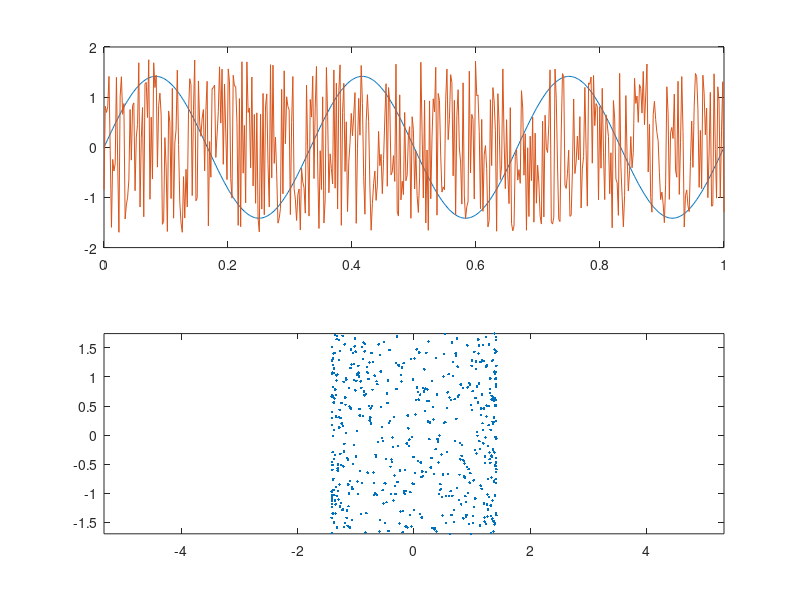
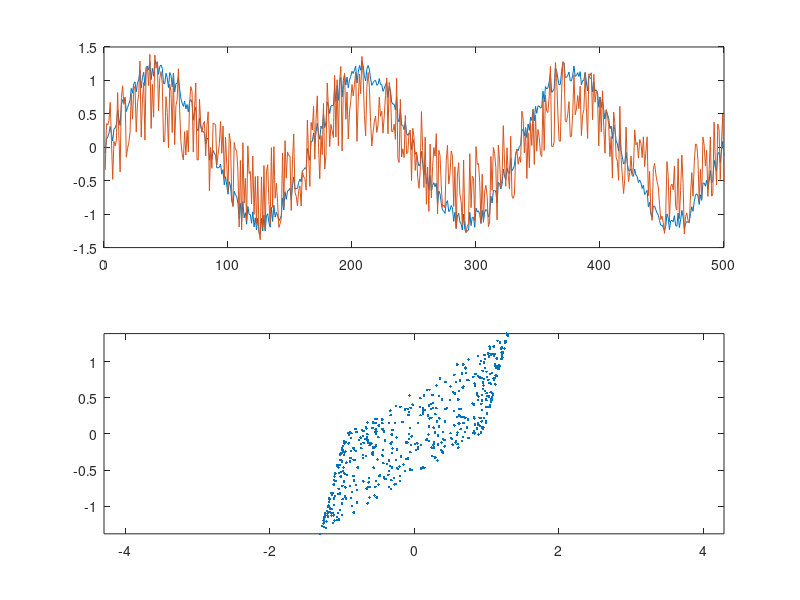
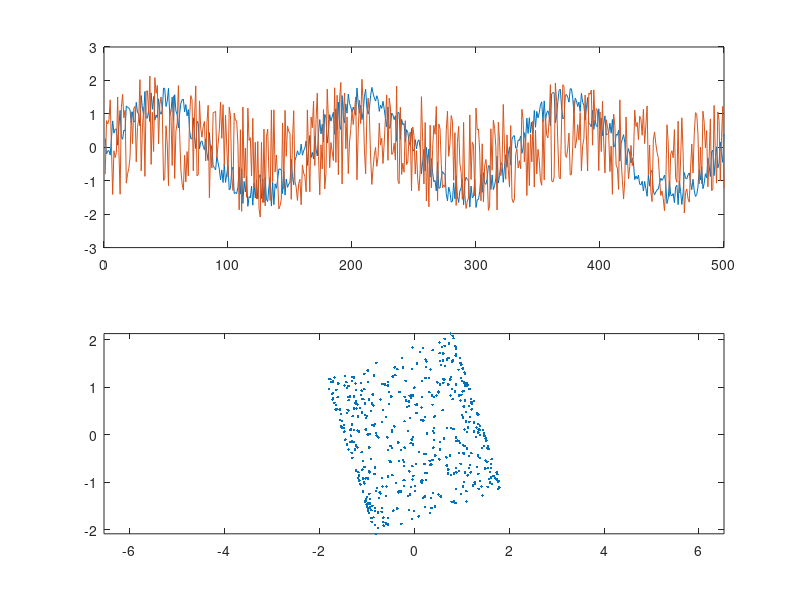
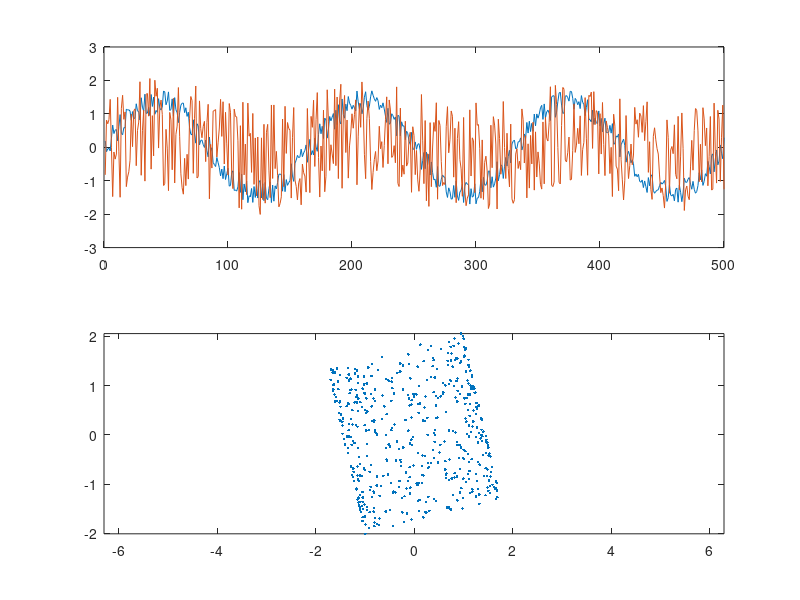

The MATLAB source for these figures, in order: (Note: this script raises an error after producing the figures.)
%https://courses.washington.edu/matlab1/matlab/
%% Kurtosis
%Kurtosis can be used as a measure of non-Gaussianity

%%
%% Lesson 17: Independent Components Analysis
%
% Supose you have two microphones (or two ears) in two places in a room,
% and each is recording the sound produced by two sources in two other
% places in the room.  To a first approximation, the sound entering each
% microphone will be a linear combination of each of the two sound sources,
% weighted differently depending on how far away each microphone is away
% from each source. 'Independent Component Analysis', or ICA is a way to
% unmix these two recordings to estimate the two original separate sound
% sources. ICA generalizes to higher dimensions so that you should be able
% to separate three sources given at least three recordings, and so on.
% This lesson will focus on the 2-D case for simplicity.

%% Assumptions
%
% For ICA to work perfectly, three things have to be true:
%
% 1) Each measured signal is a linear combination of the sources (like
% the sound example above)
%
% 2) The sources need to be uncorrelated 
%
% 3) The histograms for each source cannot be Gaussian (this may seem
% strange, but you'll see why later)
%
% ICA falls apart as these assumptions become less true, but still works
% remarkably well for minor violations.
%
% We'll demonstrate how ICA works by taking two uncorrelated, non-Gaussian
% signals and combining them linearly to make two new measured signals.
% Then we'll go through the steps for ICA to 'undo' the linear combinations
% to get our original two sources back.  We can think of the sources and
% signals in the context of the sound example above.

%%  Two sources
%
% First, we'll set up a time vector and generate the two sources (as column
% vectors):  One will be a sinusoid and the other will be uniformly
% distributed noise.  You can think of one as signal and the other as
% noise:

t = linspace(0,1,500)';  
y1 = sin(6*pi*t);
y2 = rand(size(t));

%%
% It makes things simpler if our measured sources have zero mean and a
% standard deviation of 1:

y1 = (y1-mean(y1))/std(y1);
y2 = (y2-mean(y2))/std(y2);

%%
% Here's a graph of the two sources:

figure(1)
clf
subplot(2,1,1)
plot(t,[y1,y2]);

%%
% We've actually already violated one of the two assumptions - the
% correlation between these two vectors won't be exactly zero (it has an
% expected value of zero, but each example will be off by some random
% amount).  If you squint, you might see this in a scatter plot comparing
% y1 to y2:

subplot(2,1,2)
plot(y1,y2,'.');

axis equal
axis tight

%%
% Here's the 	:

disp(corr(y1,y2));

%%
% This slight correlation means that we won't get our exact sources back.
% But we'll be close.

%% Combining the two sources 
%
% Suppose the first of our two measured time-courses is made up of 80% of
% y1 and 50% of y2 (they don't have to add up to 100%).  And suppose the
% second recording is 10% y1 and 40% y2.  We can use matrix multiplication
% using the 'weight matrix':

A = [.8,.5 ; .1,.4]

%%
% and let:

X = [y1,y2]*A;

%%
% If you remember how matrix multiplication works, then you'll see that
% each column of X is a linear combination of y1 and y2 with the weights
% specified by A.  The two columns of X will be our 'mixed' time-series. We
% can plot these time-series and the corresponding scatter plot in figure
% 2, like we did in figure 1:

figure(2)
clf
subplot(2,1,1)
plot(X)
subplot(2,1,2)
plot(X(:,1),X(:,2),'.')
axis equal
axis tight

%%
% The two measured time-courses each look like sinusoids with noise added,
% which is exactly what they are.  Each microphone is picking up some
% signal and some noise. They're strongly correlated with each other, as
% can be seen in the scatter plot.  Let's look at their correlations:

disp(corr(X(:,1),X(:,2)))

%% Decorrelating or 'whitening' the signals
%
% ICA unmixes the linear combinations by taking advantage of the three
% assumptions above, step by step.  The first assumption, that our
% measurements are linear combinations of the sources, means that it should
% be possible to 'undo' the linear combination with another linear
% combination. Actually since we made up our own data, we can easily undo
% things by multiplying X by the inverse of our mixing matrix A:

Y = X*inv(A);

%% 
%
% Of course, in the real world we don't know how these two sources were
% combined, so we have to find this 'unmixing' matrix ourselves.
%
% The first step is to take advantage of assumption 2, which is that the
% sources are uncorrelated.
%
% We need to find a new 2x2 matrix, W, so that when multiplied by X will
% give us two uncorrelated vectors.  Even more, we want the variance of
% each vector to be equal to one.
%
% An equivalent way to say this is that we want the covariance of X*W to
% be equal to the identity matrix.  This takes a little linear algebra, but
%
% In the example here with matrices, I have a matrix X and a mixing matrix
% W, and I want to find the matrix W so that cov(X*W) = I.  It turns out
% that you can find W by finding the matrix equivalent of 1/sqrt(cov(X)):

W= inv(sqrtm(cov(X)));

%%
% This decorrelating process is sometimes called 'whitening' because it
% produces two uncorrelated signals with unit variance, which is the
% definition of white noise.

Xwhite = X*W;

%%
% Check the covariance for ourselves:

cov(X)
cov(Xwhite)

%%
% cov(Xwhite) is the identity matrix.  This means that the two columns each
% have a variance of 1, and the correlation of the two columns is equal to
% zero, as desired.
%
% The whitening process is a standard trick in linear algebra, but to
% understand it requires some knowledge of the algebra of covariance
% matrices and eigenvectors.
%
% By now you might be confused.  It'll help to look at a picture of our new
% vectors in Xwhite:

figure(3)
clf
subplot(2,1,1)
plot(Xwhite)
subplot(2,1,2)
plot(Xwhite(:,1),Xwhite(:,2),'.')
axis equal
axis tight


%% Rotating the scatterplot 
% 
% Our two new vectors shown in figure 3 are a step closer to unmixing the
% original signals.  They satisfy the assumption of independence.  But
% we're not quite there yet.  Compare the scatterplots in figure 3 to
% figure 1.  It should be that we need to rotate the scatterplot in Figure
% 3.
%
% This is because there are a whole family of matrices that can 'whiten'
% the matrix X. The linear algebra trick above (W = inv(sqrtm(cov(X)))
% gives just one of them.  Matrices that produce any rotation of the
% scatterplot is also a whitening matrix.
%
% To rotate the scatterplot in figure 3 can be done with yet another matrix
% multiplication.  This time by a 2x2 'rotation matrix', R.
%
% It looks like we want to rotate the scatterplot in figure 3 clockwise by
% 5 degrees or so, or 5*pi/180 radians.  This can be done by multiplying
% Xwhite by this matrix:

ang = -5*pi/180;
R = [cos(ang), sin(ang); - sin(ang) cos(ang)];

Xwhiterot = Xwhite*R;

%%
% We can view our newest signals as we've done in the previous figures:

figure(4)
clf
subplot(2,1,1)
plot(Xwhiterot)
subplot(2,1,2)
plot(Xwhiterot(:,1),Xwhiterot(:,2),'.')
axis equal
axis tight

%%
% Our rotation matrix actually rotates things clockwise by 'ang', which why
% we set ang to be -5.  
%
% We're almost there!  The two signals in figure 4 look a lot like the
% original sources in figure 1.  It just looks like we're off by just a
% little bit of rotation.  

%% Rotating to maximize kurtosis
%
% Our value of -5 degrees was just a guess. We now use an objective method
% to find the best angle to rotate the two signals to get our original
% sources back.  This is done by taking into account our third assumption -
% that our original sources do not have Gaussian histograms.
%
% This is the real clever bit.  Remember the Central Limit Theorem?
% Probably not.  It says that the sum (or mean) of two random samples will
% tend to be more normally distributed than the original samples.  Recall
% that a rotation is just a linear combination of the two columns. Since
% our original signals were non-Gaussian, and Xwhite is a linear
% combination of our original signals, it follows that the columns of
% Xwhite should be more normally distributed than than or original signals.
% The trick is to rotate Xwhite so that the columns are as non-normal as
% possible.  This will be the rotation that gives us our best estimate of
% the original signals.
%
% There are a variety of measures of non-normality that are used in ICA
% algorithms.  The simplest is kurtosis, which measures the heaviness of
% the tails in a distribution.  A normal distribution will have a kurtosis
% of 3.  Skinnier distributions will have a kurtosis less than 3, broader
% greater than 3.
%
% I've provided a function 'kurtMat' that calculates the kurtosis of each
% column of a matrix and returns the norm of these values (square root of
% sum of squares).  This gives us the single measure of normality for our
% two signals that we need to minimize. For example, the kurtosis of our
% original two signals is:

kurtMat([y1,y2])

%%
% The kurtosis of our measured signals is

kurtMat(X)

%%
% There's the Central Limit at Theorem at work:  the columns of X are
% linear combinations of y1 and y2 and therefore more normally distributed.
%
% Our whitened, rotated data, Xwhiterot should have a kurtosis similar to
% our original signals y1 and y2:

kurtMat(Xwhiterot)

%%
% Let's find the rotation angle that gives us the kurtosis that's furthest
% from 3.  We'll use our 'fit' program to do a brute-force search.  This
% will require a function that takes in a rotation parameter as a field of
% a structure and our whitened signals, and returns an error value to be
% minimized. Here's the process:

p.ang = -10*pi/180;

R = [cos(p.ang), sin(p.ang) ; -sin(p.ang) cos(p.ang)];
Xwhiterot = Xwhite*R;
err = -abs(kurtMat(Xwhiterot)-3);

%%
% The values of err will be negative. The more the kurtosis differs from 3,
% the more negative err will be. I've put this code into the function
% 'kurtMatErr'.  Here's how to use it:

err= kurtMatErr(p,Xwhite)

%%
% It's ready for the 'fit' routine which will find the value of p.ang that
% minimizes 'err':

pBest = fit('kurtMatErr',p,{'ang'},Xwhite);

%%
% The best rotation angle in degrees is:

disp(pBest.ang*180/pi)

%%
% kurtMatErr also returns our optimal signals as a second argument and the
% corresponding rotation matrix as the third argument. Let's get them:

[err,Xwhiterotbest,Rbest] = kurtMatErr(pBest,Xwhite);

%%
% 'Xwhiterotebest' should be our best guess at the optimal rotation, which
% should give us our best estimate of the original signals [y1,y2] that we
% used get 'X'.  We'll plot the results in figure 5.

figure(5)
clf
subplot(2,1,1)
plot(Xwhiterotbest)
subplot(2,1,2)
plot(Xwhiterotbest(:,1),Xwhiterotbest(:,2),'.')
axis equal
axis tight

%%
% Not bad.  We've used our three assumptions to get back the two signals
% that we mixed together for the matrix X.  The kurtosis of our best
% estimate should be close to our original signals too:

kurtMat([y1,y2])
kurtMat(Xwhiterotbest)

%%
%
% Sometimes you'll get your two components back, but switched.  ICA is
% 'blind' to the original sources, so it doesn't 'know' which signal to
% call y1 and which to call y2.  
%
% Also, since our estimated sources are required to have a mean of zero and
% a variance of 1, they will necessarily differ from the original by a
% scale factor.  In our example, y1 and y2 are already normalized so
% that's not an issue here.

%% Putting it all together
%
% Our goal was to find a single 2x2 matrix that unmixes our two measures
% signals into two uncorrelated, or 'independent' sources.  The code above
% incorporated two steps, whitening rotating. These two steps each had an
% associated mixing matrix.  
% For whitening it was W= inv(sqrtm(cov(X))).
% For rotating it is the rotation matrix associated with pBest.ang, Rbest.
%
% Given these two matrices, the whole process can be done in one line:

Xwhiterotbest = (X*W)*Rbest;

%%
% Any two successive matrix multiplications can be summarized as a single
% matrix multiplication.  That's because matrix multiplication is
% associative:

Xwhiterotbest = X*(W*Rbest);

%%
% so our complete ICA mixing matrix is:

M = W*Rbest;

%%
% The inverse of this matrix is very useful.  While M tells you how to get
% from our measured signals back to the original sources, the inverse of M
% goes the other way - it tells you how to get from the sources to your
% measured signal.  If all works well, then for our example, the inverse of
% M should be very close to the actual matrix that we used to mix our
% sources, A

A
inv(M)

%%
% Comparing A and inv(M) gives us our best estimate for how well the ICA
% algorithm is working, since A is our actual mixing matrix.  But if we
% didn't have A (like in real life), inv(M) is very useful for predicting
% what a given measured signal should be given any possible source.

%% Unmixing two real sounds
%
% Load in the sounds and place them into a single matrix Y
s1 = load('splat');
s2 = load('train');

n = max(length(s1.y),length(s2.y));

Y = zeros(n,2);
Y(1:length(s1.y),1) = s1.y;
Y(1:length(s2.y),2) = s2.y;

Y = (Y-repmat(mean(Y),n,1))./repmat(std(Y),n,1);

%%
% Mix the sounds with a mixing matrix
A = [.3,.7;.8,.2];
X = Y*A;

soundsc(X(:,1))
soundsc(X(:,2))

%% 
% Unmix using the same steps as above
Xwhite = X*inv(sqrtm(cov(X)));
p.ang = 0;
pBest = fit('kurtMatErr',p,{'ang'},Xwhite);
[err,Xunmixed,Rbest] = kurtMatErr(pBest,Xwhite);

soundsc(Xunmixed(:,1))
soundsc(Xunmixed(:,2))

%% How it's acutally done
%
% There are a varity of ICA algorithms that vary by their measures of
% 'normality' for optimally rotating the matrix.  Kurtosis is easy and
% intuitive, but it's also sensitive to outliers.  Other routines use ideas
% from information theory to avoid this problem.  We won't go into that
% here because the general intuition is the same.
%
% Other routines don't use matlab's nonlinear parameter estimation program
% like we did to find the best rotation.  Instead they use some tricks like
% 'fixed-point' algorithms which are much more efficient.  But again, the
% intuition is the same.  I don't recommend you use this algorithm here if
% you really want to use ICA - this should really only serve as a tutorial.
% Besides, it only works for two dimensions.
%
% There are a bunch of Matlab ICA implementations out there. One I find
% that's fast and works well is 'fastica', which can be obtained from a
% group at the Helsinki University of Technology:
%
% http://research.ics.tkk.fi/ica/fastica/


%% Exercises
%
% # Generate a single function that takes in a matrix X and returns the
% matrix Xwhiterotbest that contains the best estimate of the initial
% signals.  This will just be combining the stuff above into a single
% function. 
% # Generate two new sources by making two linear combinations of the
% orignal sources in this lesson.  Then use these two new sources as inputs
% into the ICA algorithm.  Do you get your new sources back?  Why or why
% not?
% # See how well the routine works as you violate the three assumptions.
% For example, try using Gaussian noise instead of uniform noise (randn
% instead of rand).  See what happens if your original signals are
% correlated.  (you should now know how to generate two correlated signals
% from the discussion above). 
% # Load in a sound (like 'handel') or your own wav file, make a noise
% vector, and combine them linearly in two different ways to make to sound
% mixes. Use ICA to separate your sound wave from the noise.  It's like
% magic.
% # Download the fastica algorithm and run it on our example in this
% lesson.  How do the results compare?





















